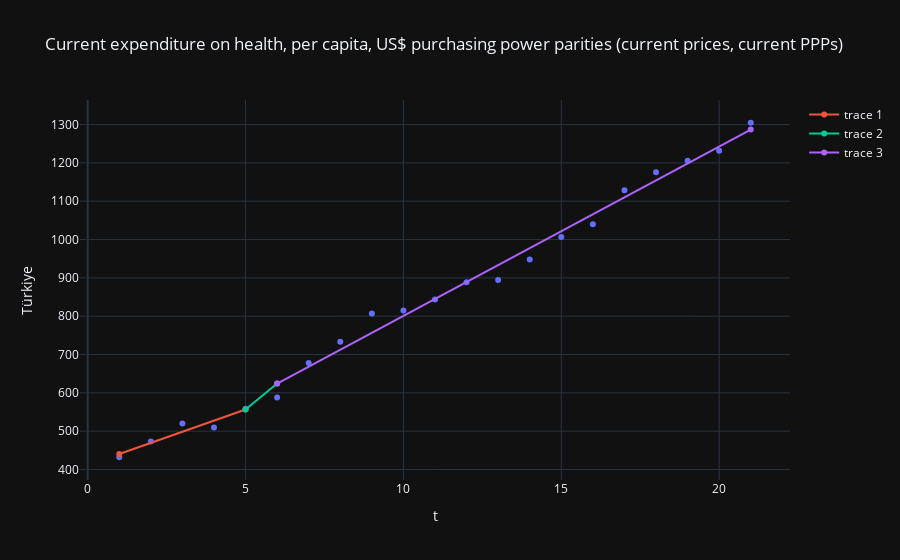
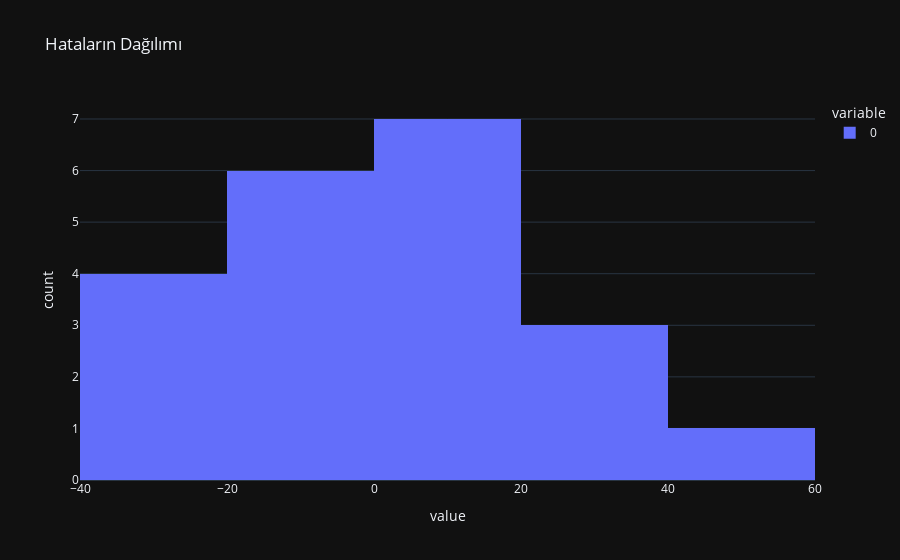
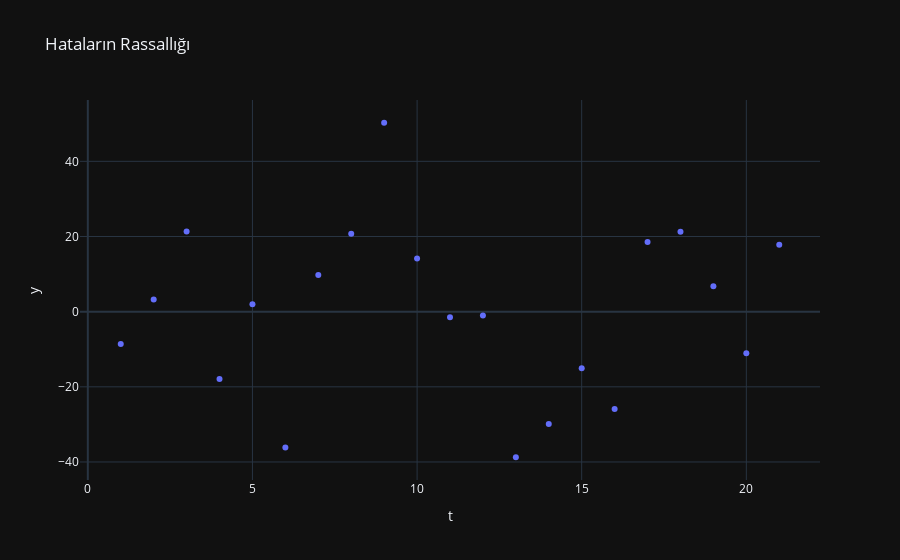
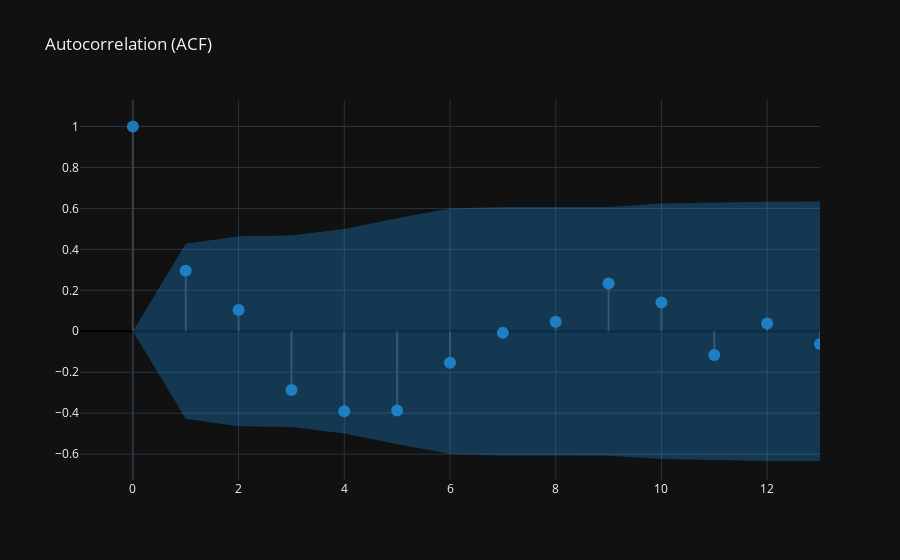

Notebook cell for these charts, in order:
### Markdown cell above
Yukarıda referans ülkelerin ve Türkiye'nin zaman serisi regresyon analizi sonuçlarına bakılırken, bu kısımdan itibaren Türkiye için interrupted time series analysis yapılmıştır.

### Code cell
X = df_2[["t", "interruption", "interrupted t"]]
y = df_2["Türkiye"]

X = sm.add_constant(X) 

analys= sm.OLS(y, X).fit()

trendlin = express.scatter(
        df_2,
        x="t",
        y= "Türkiye",
        title="Current expenditure on health, per capita, US$ purchasing power parities (current prices, current PPPs)",
    )

trendlin.add_trace(
go.Scatter(
    x = [1,5],
    y = [analys.predict()[0], analys.predict()[4]],
)
 )   

trendlin.add_trace(
go.Scatter(
    x = [5,6],
    y = [analys.predict()[4], analys.predict()[5]]
)

 )

trendlin.add_trace(
go.Scatter(
    x = [6,21],
    y = [analys.predict()[5], analys.predict()[20]]
)

 )  

trendlin.show() 



print(analys.summary())

print("###########################")
print("Hataların Normal Dağılması", end="\n\n")
residual_values = analys.resid
print("H0: Normal dağılım varsayımı sağlanmaktadır.")
print("H1: Normal dağılım varsayımı sağlanmamaktadır.", end="\n\n")
test_stat, pvalue = stats.shapiro(residual_values)
print(f'Test Stat = {round(test_stat, 4)}, p-value = {round(pvalue, 4)}')
if pvalue<0.05:
    print("p-value 0.05'ten küçüktür. H0 hipotezi reddedilmiştir. Hatalar normal dağılmamıştır.")
elif pvalue>0.05:
     print("p-value 0.05'ten büyüktür. H0 hipotezi reddedilememiştir. Yani hatalar normal dağılmıştır.", end="\n\n")
hist = express.histogram(residual_values, title="Hataların Dağılımı")
hist.show()
print("###########################")
print("Hataların Rassallığı", end="\n\n")
print("     Hataların Durağanlığı", end="\n\n")
adfullery = adfuller(residual_values)
print(f'Test Stat = {round(adfullery[0], 4)}, p-value = {round(adfullery[1], 4)}')
if adfullery[1]<0.05:
    print("p-value 0.05'ten küçüktür. H0 hipotezi reddedilmiştir. Hatalar durağandır.")
elif adfullery[1]>0.05:
    print("p-value 0.05'ten büyüktür. H0 hipotezi reddedilememiştir. Yani hatalar durağan değildir.", end="\n\n")
resid_scatter = express.scatter(
    df_2,
    x="t",
    y=residual_values,
    title="Hataların Rassallığı"
)
resid_scatter.show()
print("     Hataların Otokorelasyonu", end="\n\n")
print("Ljung-Box q istatistiğinin Hipotezleri")
print("H0: Veriler bağımsız (random) olarak dağılmıştır.")
print("H1: Veriler bağımsız (random) olarak dağılmamıştır.", end="\n\n")
acf_df = pd.DataFrame(pd.DataFrame(acf(residual_values, qstat=True)).T)
acf_df.columns = ["ACF", "Ljung-Box q statistic", "p-value"]
display(acf_df[1:6])
create_corr_plot(residual_values)

### Figure 1 — Plotly figure (JSON) as saved in the notebook; plotly's stock layout.template omitted (floating-point values rounded to 4 significant figures)
{"data": [{"hovertemplate": "t=%{x}<br>Türkiye=%{y}<extra></extra>", "legendgroup": "", "marker": {"color": "#636efa", "symbol": "circle"}, "mode": "markers", "name": "", "orientation": "v", "showlegend": false, "type": "scatter", "x": [1, 2, 3, 4, 5, 6, 7, 8, 9, 10, 11, 12, 13, 14, 15, 16, 17, 18, 19, 20, 21], "xaxis": "x", "y": [432.0, 472.8, 520.0, 509.7, 558.6, 588.1, 678.2, 733.4, 807.1, 815.1, 843.6, 888.3, 894.7, 947.7, 1007.0, 1040.0, 1129.0, 1176.0, 1205.0, 1232.0, 1305.0], "yaxis": "y"}, {"type": "scatter", "x": [1, 5], "y": [440.6, 556.6]}, {"type": "scatter", "x": [5, 6], "y": [556.6, 624.3]}, {"type": "scatter", "x": [6, 21], "y": [624.3, 1287.0]}], "layout": {"legend": {"tracegroupgap": 0}, "title": {"text": "Current expenditure on health, per capita, US$ purchasing power parities (current prices, current PPPs)"}, "xaxis": {"anchor": "y", "domain": [0, 1], "title": {"text": "t"}}, "yaxis": {"anchor": "x", "domain": [0, 1], "title": {"text": "Türkiye"}}}}

### Figure 2 — Plotly figure (JSON) as saved in the notebook; plotly's stock layout.template omitted (floating-point values rounded to 4 significant figures)
{"data": [{"alignmentgroup": "True", "bingroup": "x", "hovertemplate": "variable=0<br>value=%{x}<br>count=%{y}<extra></extra>", "legendgroup": "0", "marker": {"color": "#636efa", "pattern": {"shape": ""}}, "name": "0", "offsetgroup": "0", "orientation": "v", "showlegend": true, "type": "histogram", "x": [-8.597, 3.203, 21.34, -17.91, 1.957, -36.13, 9.73, 20.75, 50.27, 14.11, -1.5, -0.9988, -38.74, -29.92, -15.06, -25.9, 18.57, 21.3, 6.77, -11.08, 17.82], "xaxis": "x", "yaxis": "y"}], "layout": {"barmode": "relative", "legend": {"title": {"text": "variable"}, "tracegroupgap": 0}, "title": {"text": "Hataların Dağılımı"}, "xaxis": {"anchor": "y", "domain": [0, 1], "title": {"text": "value"}}, "yaxis": {"anchor": "x", "domain": [0, 1], "title": {"text": "count"}}}}

### Figure 3 — Plotly figure (JSON) as saved in the notebook; plotly's stock layout.template omitted (floating-point values rounded to 4 significant figures)
{"data": [{"hovertemplate": "t=%{x}<br>y=%{y}<extra></extra>", "legendgroup": "", "marker": {"color": "#636efa", "symbol": "circle"}, "mode": "markers", "name": "", "orientation": "v", "showlegend": false, "type": "scatter", "x": [1, 2, 3, 4, 5, 6, 7, 8, 9, 10, 11, 12, 13, 14, 15, 16, 17, 18, 19, 20, 21], "xaxis": "x", "y": [-8.597, 3.203, 21.34, -17.91, 1.957, -36.13, 9.73, 20.75, 50.27, 14.11, -1.5, -0.9988, -38.74, -29.92, -15.06, -25.9, 18.57, 21.3, 6.77, -11.08, 17.82], "yaxis": "y"}], "layout": {"legend": {"tracegroupgap": 0}, "title": {"text": "Hataların Rassallığı"}, "xaxis": {"anchor": "y", "domain": [0, 1], "title": {"text": "t"}}, "yaxis": {"anchor": "x", "domain": [0, 1], "title": {"text": "y"}}}}

### Figure 4 — Plotly figure (JSON) as saved in the notebook; plotly's stock layout.template omitted (floating-point values rounded to 4 significant figures)
{"data": [{"line": {"color": "#3f3f3f"}, "mode": "lines", "showlegend": false, "type": "scatter", "x": [0, 0], "y": [0, 1]}, {"line": {"color": "#3f3f3f"}, "mode": "lines", "showlegend": false, "type": "scatter", "x": [1, 1], "y": [0, 0.296]}, {"line": {"color": "#3f3f3f"}, "mode": "lines", "showlegend": false, "type": "scatter", "x": [2, 2], "y": [0, 0.1035]}, {"line": {"color": "#3f3f3f"}, "mode": "lines", "showlegend": false, "type": "scatter", "x": [3, 3], "y": [0, -0.2865]}, {"line": {"color": "#3f3f3f"}, "mode": "lines", "showlegend": false, "type": "scatter", "x": [4, 4], "y": [0, -0.3904]}, {"line": {"color": "#3f3f3f"}, "mode": "lines", "showlegend": false, "type": "scatter", "x": [5, 5], "y": [0, -0.3865]}, {"line": {"color": "#3f3f3f"}, "mode": "lines", "showlegend": false, "type": "scatter", "x": [6, 6], "y": [0, -0.1532]}, {"line": {"color": "#3f3f3f"}, "mode": "lines", "showlegend": false, "type": "scatter", "x": [7, 7], "y": [0, -0.007806]}, {"line": {"color": "#3f3f3f"}, "mode": "lines", "showlegend": false, "type": "scatter", "x": [8, 8], "y": [0, 0.04642]}, {"line": {"color": "#3f3f3f"}, "mode": "lines", "showlegend": false, "type": "scatter", "x": [9, 9], "y": [0, 0.2329]}, {"line": {"color": "#3f3f3f"}, "mode": "lines", "showlegend": false, "type": "scatter", "x": [10, 10], "y": [0, 0.1404]}, {"line": {"color": "#3f3f3f"}, "mode": "lines", "showlegend": false, "type": "scatter", "x": [11, 11], "y": [0, -0.1163]}, {"line": {"color": "#3f3f3f"}, "mode": "lines", "showlegend": false, "type": "scatter", "x": [12, 12], "y": [0, 0.03784]}, {"line": {"color": "#3f3f3f"}, "mode": "lines", "showlegend": false, "type": "scatter", "x": [13, 13], "y": [0, -0.06169]}, {"marker": {"color": "#1f77b4", "size": 12}, "mode": "markers", "showlegend": false, "type": "scatter", "x": [0, 1, 2, 3, 4, 5, 6, 7, 8, 9, 10, 11, 12, 13], "y": [1, 0.296, 0.1035, -0.2865, -0.3904, -0.3865, -0.1532, -0.007806, 0.04642, 0.2329, 0.1404, -0.1163, 0.03784, -0.06169]}, {"line": {"color": "rgba(255,255,255,0)"}, "mode": "lines", "showlegend": false, "type": "scatter", "x": [0, 1, 2, 3, 4, 5, 6, 7, 8, 9, 10, 11, 12, 13], "y": [0, 0.4277, 0.4637, 0.4679, 0.4989, 0.552, 0.5995, 0.6066, 0.6066, 0.6073, 0.6234, 0.6292, 0.6331, 0.6335]}, {"fill": "tonexty", "fillcolor": "rgba(32, 146, 230,0.3)", "line": {"color": "rgba(255,255,255,0)"}, "mode": "lines", "showlegend": false, "type": "scatter", "x": [0, 1, 2, 3, 4, 5, 6, 7, 8, 9, 10, 11, 12, 13], "y": [0, -0.4277, -0.4637, -0.4679, -0.4989, -0.552, -0.5995, -0.6066, -0.6066, -0.6073, -0.6234, -0.6292, -0.6331, -0.6335]}], "layout": {"title": {"text": "Autocorrelation (ACF)"}, "xaxis": {"range": [-1, 13]}, "yaxis": {"zerolinecolor": "#000000"}}}
